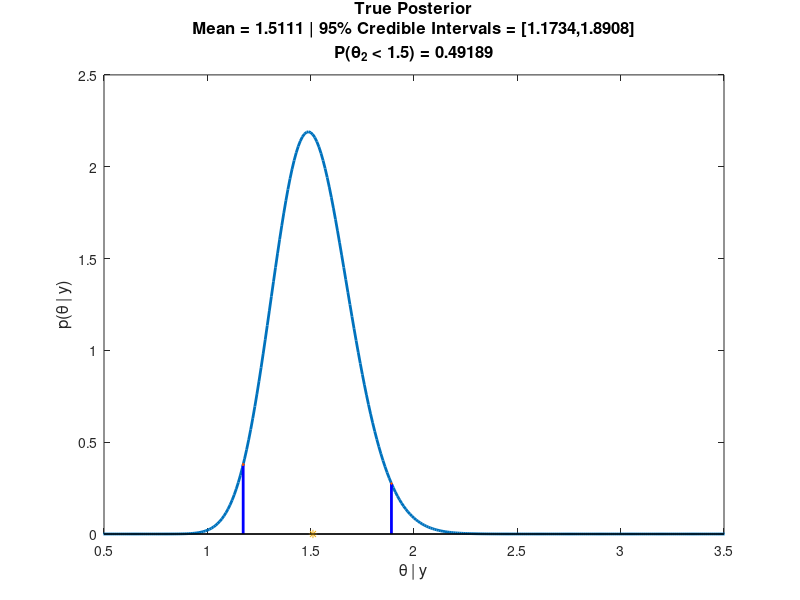
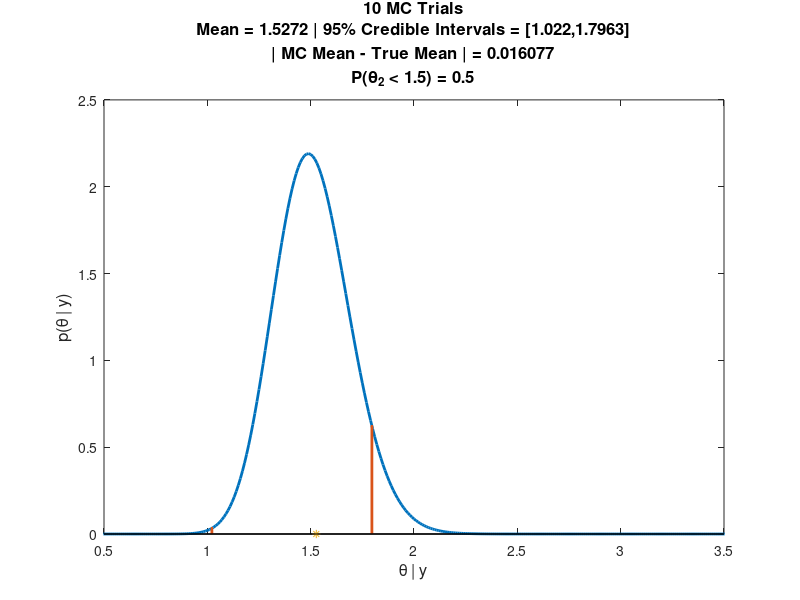
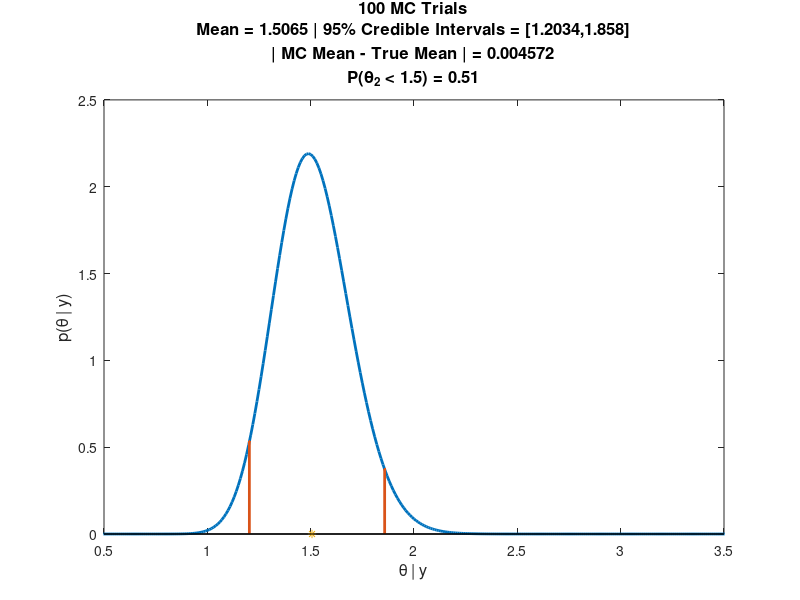
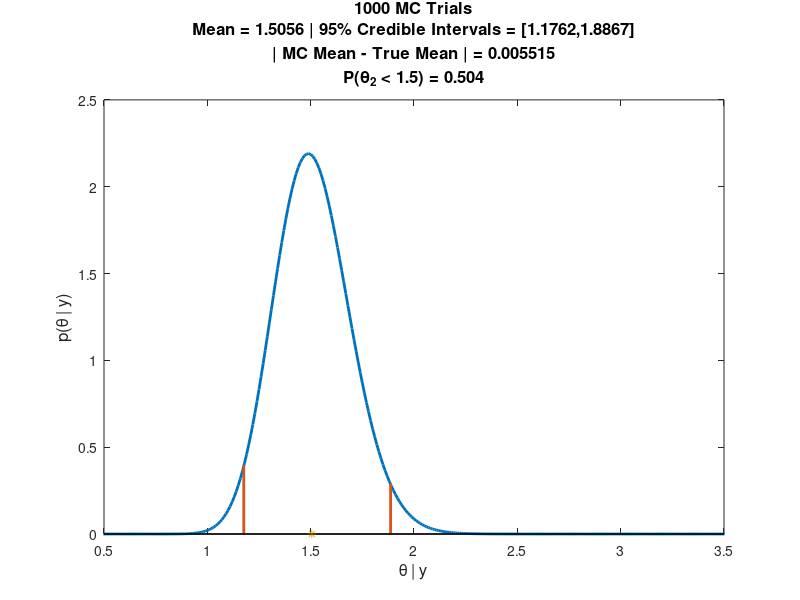

Reproduce these figures in MATLAB, in order.
%% STA 601 - Homework 3
% Author: Kedar Prabhudesai
% Created on: 9/11/2013

close all;
clear all;

%% Make Distributions
% Gamma Prior Parameters
a = 2; b = 1;
% Data for Women with Bachelors degree
n = 44; 
sumy = 66;
% Posterior
Posterior = makedist('Gamma','a',a+sumy,'b',1/(b+n));
% True mean of the Posterior
MeanFromPosterior = Posterior.mean();
% Probability of Interest from Distribution P(theta2 < 1.5)
ProbFromPosterior = Posterior.cdf(1.5);
% Lower and Upper 95% Bounds from Posterior
PostCredIntervals = Posterior.icdf([0.025 0.975]);

% Support for pdf
x = 0:0.01:4;
% Plot stuff
figure;
plot(x,Posterior.pdf(x),'Linewidth',2);hold on;
stem(PostCredIntervals,Posterior.pdf(PostCredIntervals),'Linewidth',2,'Marker','.','Color','b');
stem(MeanFromPosterior,0,'Linewidth',4,'Marker','*','Color','r');hold off;
title({'True Posterior',...
    ['Mean = ',num2str(MeanFromPosterior),' | 95% Credible Intervals = [',num2str(PostCredIntervals(1)),',',num2str(PostCredIntervals(2)),']'],...
    ['P(\theta_2 < 1.5) = ',num2str(ProbFromPosterior)]},...
    'FontSize',12);
xlabel('\theta | y','FontSize',12);
ylabel('p(\theta | y)','FontSize',12);
xlim([0.5 3.5]);

%% Do Monte-Carlo Simulations
nTrials = [10 100 1000];
ProbFromMC = zeros(size(nTrials));
MeanFromMC = zeros(size(nTrials));
CIFromMC = zeros(numel(nTrials),2);
rng('shuffle');

for iTrials = 1:numel(nTrials)
    % Draw Random Samples from Posterior
    PostSamples = Posterior.random(1,nTrials(iTrials));
    % Estimate the mean
    MeanFromMC = mean(PostSamples);
    % Estimate P(theta2 < 1.5)
    ProbFromMC = sum(PostSamples < 1.5)/nTrials(iTrials);
    % Find 95% Credible Intervals
    CredIntervalFromMC = quantile(PostSamples,[0.025 0.975]);
    
    % Plot stuff
    figure;
    plot(x,Posterior.pdf(x),'Linewidth',2);hold on;
    stem(CredIntervalFromMC,Posterior.pdf(CredIntervalFromMC),'Linewidth',2,'Marker','.');
    stem(MeanFromMC,0,'Linewidth',4,'Marker','*','Color','r');hold off;
    
    title({[num2str(nTrials(iTrials)),' MC Trials'],...
        ['Mean = ',num2str(MeanFromMC),' | 95% Credible Intervals = [',num2str(CredIntervalFromMC(1)),',',num2str(CredIntervalFromMC(2)),']'],...
        ['| MC Mean - True Mean | = ',num2str(abs(MeanFromPosterior-MeanFromMC))],...
        ['P(\theta_2 < 1.5) = ',num2str(ProbFromMC)]},...
        'FontSize',12);
    xlabel('\theta | y','FontSize',12);
    ylabel('p(\theta | y)','FontSize',12);
    xlim([0.5 3.5]);
end

